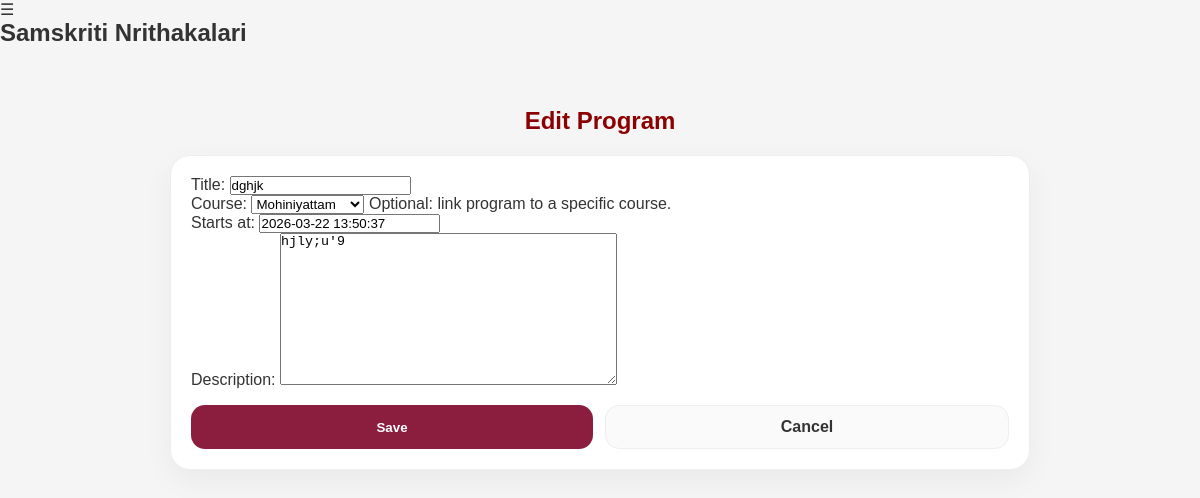
/admin-panel/programs/3/edit/ (signed in), run on the app's committed database.
### core/models.py (models this page shows, shortened)
class Program(models.Model):
    title = models.CharField(max_length=200)
    course = models.ForeignKey(
        Course,
        on_delete=models.SET_NULL,
        null=True,
        blank=True,
        related_name="programs",
        help_text="Optional: link program to a specific course.",
    )
    starts_at = models.DateTimeField(default=timezone.now)
    description = models.TextField(blank=True, default="")
    class Meta:
        ordering = ["starts_at", "title"]

### core/views.py (the view)
# urls.py: path("admin-panel/programs/<int:pk>/edit/", views.admin_program_edit, name="admin_program_edit"),
@login_required
def admin_program_edit(request, pk):
    if not is_admin_user(request.user):
        return redirect("dashboard")
    program = get_object_or_404(Program, pk=pk)
    if request.method == "POST":
        form = ProgramForm(request.POST, instance=program)
        if form.is_valid():
            program = form.save(commit=False)
            program.save()
            due_at = program.starts_at - timedelta(minutes=60)
            if due_at < timezone.now():
                due_at = timezone.now()
            eligible_profiles = (
                UserProfile.objects.exclude(user__is_staff=True)
                .exclude(user__is_superuser=True)
            )
            if program.course:
                eligible_profiles = eligible_profiles.filter(selected_course=program.course)
            else:
                eligible_profiles = eligible_profiles.exclude(selected_course__isnull=True)
            eligible_profiles = eligible_profiles.distinct().select_related("user")
            for prof in eligible_profiles:
                Notification.objects.update_or_create(
                    user=prof.user,
                    program=program,
                    notification_type=Notification.NOTIF_PROGRAM,
                    defaults={
                        "message": f"Program reminder: '{program.title}' starts at {program.starts_at}.",
                        "due_at": due_at,
                    },
                )
            messages.success(request, "Program updated successfully.")
            return redirect("admin_programs")
    else:
        form = ProgramForm(instance=program)
    return render(request, "admin_program_form.html", {"form": form, "mode": "Edit Program"})

### core/forms.py
class ProgramForm(forms.ModelForm):
    class Meta:
        model = Program
        fields = ["title", "course", "starts_at", "description"]

### core/models.py (called while the page is built)
    def __str__(self) -> str:
        return self.name

### core/views.py (called while the page is built)
def is_admin_user(user):
    return bool(user and user.is_authenticated and (user.is_staff or user.is_superuser))

### templates/admin_program_form.html (shortened to what this page needs)
{% extends 'base.html' %}
{% block content %}
<div style="max-width:900px;margin:40px auto;padding:20px;">
    <h2 style="text-align:center;color:#8B0000;margin-bottom:20px;">{{ mode }}</h2>
    <div style="background:white;border-radius:20px;border:1px solid #eee;padding:20px;box-shadow:0 10px 30px rgba(0,0,0,0.05);">
        <form method="POST">
            <div style="margin-bottom:16px;">
                {{ form.as_p }}
            </div>
            <div style="display:flex;gap:12px;flex-wrap:wrap;">
                <button type="submit" style="flex:1;min-width:180px;padding:12px;border:none;border-radius:14px;background:#8B1E3F;color:white;font-weight:800;cursor:pointer;">
                    Save
                </button>
                <a href="{% url 'admin_programs' %}" style="flex:1;min-width:180px;display:flex;align-items:center;justify-content:center;padding:12px;border-radius:14px;border:1px solid #eee;background:#fafafa;color:#333;text-decoration:none;font-weight:800;">
                    Cancel
                </a>
            </div>
        </form>
    </div>
</div>
{% endblock %}

### static/css/style.css (style rules this page uses)
* { margin: 0; padding: 0; box-sizing: border-box; }
body { font-family: 'Poppins', sans-serif; background: #f5f5f5; color: #333; }

### data on the page
Program: title "dghjk", course "Mohiniyattam", starts_at "2026-03-22 13:50:37", description "hjly;u'9"

### other printed values
{{ mode }} "Edit Program"
